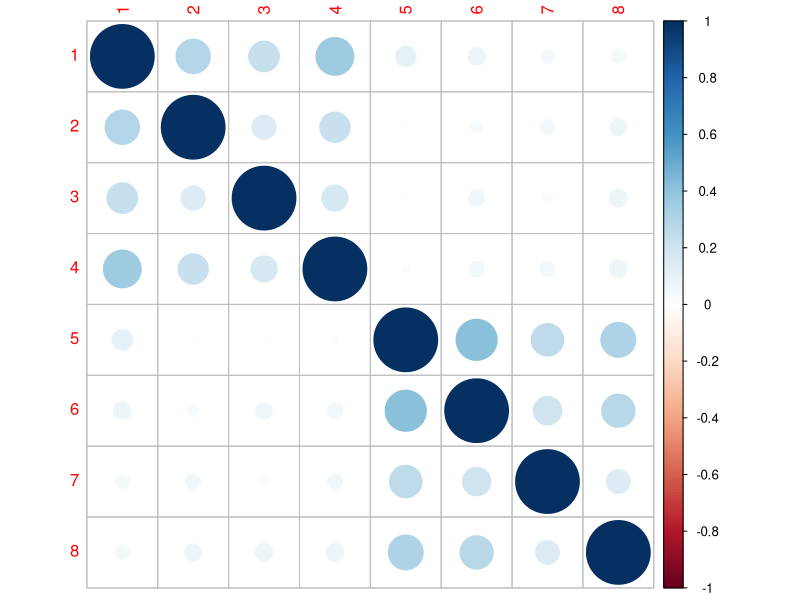

This chart was generated by the following R code: (Note: this script raises an error after producing the figure.)
#########################################################################################################
### This more or less comes follows Bollen (1989) for maximum likelihood estimation of a confirmatory ###
### factor analysis. In the following example we will examine a situation where there are two         ###
### underlying (correlated) latent variables for 8 observed responses.  The code as is will only      ### 
### work with this toy data set.  Results are checked against the lavaan package.                     ###
#########################################################################################################

###########################
### Create the data set ###
###########################

library(mvtnorm)
library(psych)

set.seed(123)

# loading matrix
lambda = matrix(c(1,.5,.3,.6,0,0,0,0,
                  0,0,0,0,1,.7,.4,.5),
                nrow=2, byrow=T)

# correlation of factors
phi = matrix(c(1,.25,.25,1), nrow=2, byrow=T)  

# factors and some noise
factors = rmvnorm(1000, mean=rep(0,2), sigma=phi, "chol")
e = rmvnorm(1000, sigma=diag(8))

# observed responses
y = 0 + factors%*%lambda + e

# Examine
#dim(y)
describe(y)
round(cor(y), 3)

#see the factor structure
library(corrplot)
corrplot(cor(y))

# example exploratory fa
#fa(y, nfactors=2, rotate="oblimin") 


#########################
### Primary Functions ###
#########################

# measurement model, covariance approach
cfa.cov = function (parms, data) {
  # Arguments- parms: initial values (named); data: raw data
  # Extract paramters by name
  
  require(psych) # for tr
  
  l1 = c(1, parms[grep('l1', names(parms))])      # loadings for factor 1
  l2 = c(1, parms[grep('l2', names(parms))])      # loadings for factor 2
  cov0 = parms[grep('cov', names(parms))]         # factor covariance, variances
  
  # Covariance matrix
  S = cov(data)*((nrow(data)-1)/nrow(data))       # ML covariance div by N rather than N-1, the multiplier adjusts
  
  # loading estimates
  lambda = cbind(c(l1, rep(0,length(l2))),
                 c(rep(0,length(l1)), l2)
                 )
  
  # disturbances
  dist.init = parms[grep('dist', names(parms))]    
  disturbs = diag(dist.init)
  
  # factor correlation
  phi.init = matrix(c(cov0[1], cov0[2], cov0[2], cov0[3]), 2, 2)  #factor cov/correlation matrix
  
  # other calculations and log likelihood
  sigtheta = lambda%*%phi.init%*%t(lambda) + disturbs
  pq = dim(data)[2]  #in Bollen p + q (but for the purposes of this just p) = tr(data)
  #out = -(log(det(sigtheta)) + tr(S%*%solve(sigtheta)) - log(det(S)) - pq)  #a reduced version; Bollen 1989 p.107
  ll = ((-nrow(data)*pq/2)*log(2*pi)) - (nrow(data)/2)*(log(det(sigtheta)) + tr(S%*%solve(sigtheta)))  #should be same as Mplus H0 loglike
  ll
}

# correlation approach for standardized output; lines correspond to those in cfa.cov 
cfa.cor = function (parms, data) {
  require(psych)
  
  l1 = parms[grep('l1', names(parms))]      # loadings for factor 1
  l2 = parms[grep('l2', names(parms))]      # loadings for factor 2
  cor0 = parms[grep('cor', names(parms))]   # factor correlation
  
  S = cor(data)
  
  lambda = cbind(c(l1, rep(0,length(l2))),
                 c(rep(0,length(l1)), l2)
                 )
  
  dist.init = parms[grep('dist', names(parms))]
  disturbs = diag(dist.init)
  
  phi.init = matrix(c(1, cor0, cor0, 1), ncol=2)
  
  sigtheta = lambda%*%phi.init%*%t(lambda) + disturbs
  pq = dim(data)[2]
  #out = (log(det(sigtheta)) + tr(S%*%solve(sigtheta)) - log(det(S)) - pq )
  out = ((-nrow(data)*pq/2)*log(2*pi)) - (nrow(data)/2)*(log(det(sigtheta)) + tr(S%*%solve(sigtheta)))
  out
}


####################
### optimization ###
####################
### raw
# initial values
par.init.cov=c(rep(1,6), rep(.05,8), rep(.5,3)) 
names(par.init.cov) = rep(c('l1','l2', 'dist', 'cov'), c(3,3,8,3))

# estimate and extract
out.cov = optim(par=par.init.cov, fn=cfa.cov, data=y, method="L-BFGS-B", lower=0, control=list(fnscale=-1)) 
loads.cov= data.frame(f1=c(1,out.cov$par[1:3], rep(0,4)), f2=c(rep(0,4), 1, out.cov$par[4:6]))
disturbs.cov = out.cov$par[7:14]

# standardized
par.init.cor=c(rep(1,8), rep(.05,8), 0) #for cor
names(par.init.cor) = rep(c('l1','l2', 'dist', 'cor'), c(4,4,8,1))
out.cor = optim(par=par.init.cor, fn=cfa.cor, data=y, method="L-BFGS-B", lower=0, upper=1, control=list(fnscale = -1)) 
loads.cor= matrix(c(out.cor$par[1:4], rep(0,4), rep(0,4), out.cor$par[5:8]), ncol=2)
disturbs.cor = out.cor$par[9:16]


#################################
### Gather output for summary ###
#################################

output=list(raw=list(loadings = round(data.frame(loads.cov, Variances=disturbs.cov), 3), 
            cov.fact = round(matrix(c(out.cov$par[c(15,16,16,17)]), ncol=2), 3)),
            
            standardized=list(loadings = round(data.frame(loads.cor, Variances=disturbs.cor, Rsq=(1-disturbs.cor)), 3), 
            cor.fact = round(matrix(c(1, out.cor$par[c(17,17)], 1), ncol=2), 3)),
            
            fit = data.frame(ll = out.cov$value, 
                                  AIC= -2*out.cov$value + 2 * (length(par.init.cov)+ncol(y)), 
                                  BIC= -2*out.cov$value + log(nrow(y)) * (length(par.init.cov)+ncol(y)))  #note inclusion of intercepts for total number of par
            )
output


###########################
### Confirm with lavaan ###
###########################

library(lavaan)
y = data.frame(y)
model <- ' F1  =~ X1 + X2 + X3 + X4
           F2  =~ X5 + X6 + X7 + X8 '

fit <- cfa(model, data=y, mimic='Mplus', estimator='ML')
fit.std <- cfa(model, data=y, mimic='Mplus', estimator='ML', std.lv=T, std.ov=T) # for standardized

# note that lavaan does not count the intercepts among the free params for AIC/BIC 
# by default, but the mimic='Mplus' should have them correspond to optim's output
summary(fit, fit.measures=TRUE)   


########################
### Confirm in Mplus ###
########################
# If you have access to Mplus you can use Mplus Automation to prepare the data.
# The subsequent code is in Mplus syntax and will produce the above model.
# library(MplusAutomation)
# prepareMplusData(data.frame(y), "factsim.dat")

# MODEL:
#   F1 BY X1-X4;
#   F2 BY X5-X8;
# 
# OUTPUT:
#   STDYX;
